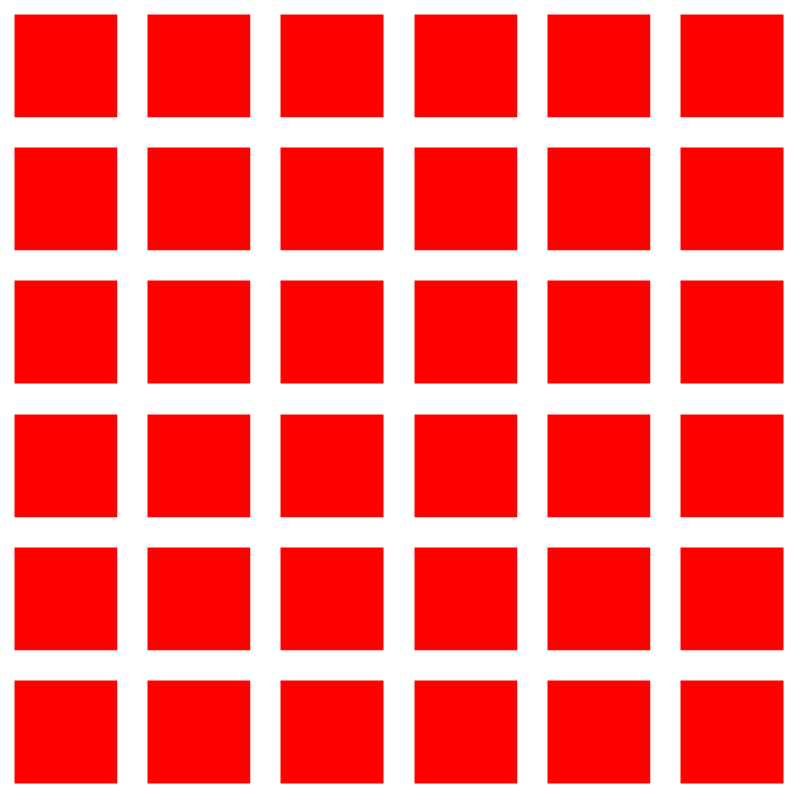
Frame 1 (no input)
Frame 60 (the mouse pressed at the canvas centre just before this capture): identical to frame 1, image omitted
Frame 120 (the mouse held since frame 60 and released just before this capture): identical to frame 1, image omitted

The Processing sketch that drew this single still picture (run headless with seeded random() and noise(); from frame 60 on, the mouse is pressed at the canvas centre):

// Processing sketch: sketch_06_nested_loops
// ── sketch_06_nested_loops.pde
void setup()
{
  size(800, 800);
  background(255);
  strokeWeight(30);
  stroke(255);
  rectMode(CENTER);
  frameRate(10);
  //noLoop();
}


void draw()
{
  int gridSize = 6;
  int radius = height/gridSize;
  
  fill(255, 0, 0);
  
  for(int xStep = 0; xStep < gridSize; xStep++)                        //this loop steps from left to right
  {
    int xPos = (int)map(xStep, 0, gridSize, 0, width) + radius/2;
    
    for(int yStep = 0; yStep < gridSize; yStep++)                      //this loop steps from top to bottom
    {
      int yPos = (int)map(yStep, 0, gridSize, 0, height) + radius/2;  
      //try me
      //fill(random(127,255), 0, 0);
      rect(xPos, yPos, radius, radius);
    }
    
  }
  
  
  //SAVING OUR IMAGE!
  if(keyPressed)
  {
    save("myThing.png");
    println("saved my thing.png!");
  }
}
